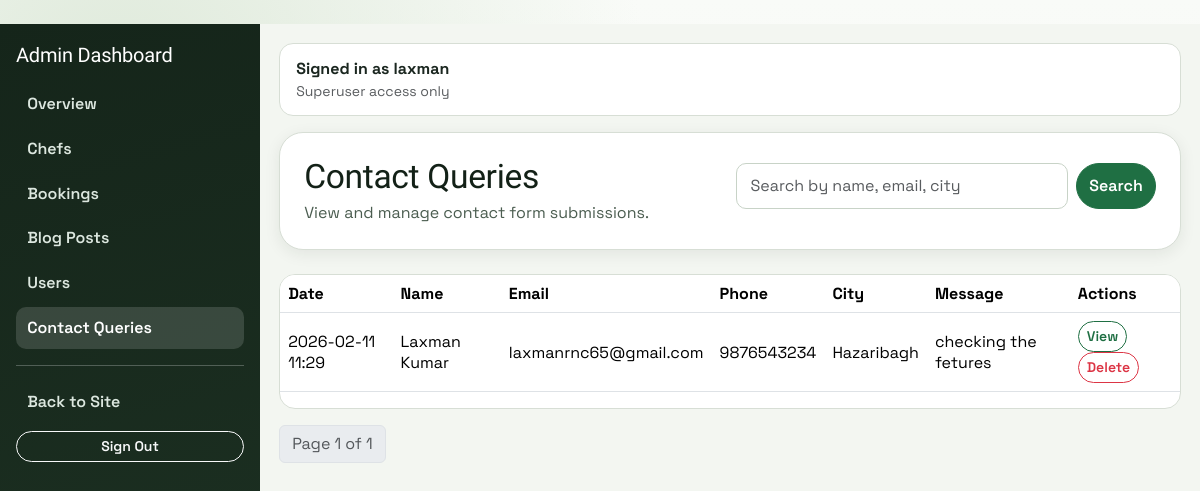
The app's page /myadmin/contact-queries/ (signed in) with its own data.
### booking/models.py (models this page shows, shortened)
class ContactQuery(models.Model):
    name = models.CharField(max_length=120)
    email = models.EmailField()
    phone_number = models.CharField(max_length=20, blank=True)
    address = models.CharField(max_length=255, blank=True)
    city = models.CharField(max_length=100, blank=True)
    message = models.TextField()
    created_at = models.DateTimeField(auto_now_add=True)
    is_deleted = models.BooleanField(default=False, db_index=True)
    class Meta:
        ordering = ["-created_at"]

### custom_admin/views.py (the view, shortened to what this page needs)
# urls.py: path("contact-queries/", views.contact_query_list, name="contact_query_list"),
@admin_required
def contact_query_list(request):
    q = request.GET.get("q", "").strip()
    queries_qs = ContactQuery.objects.filter(is_deleted=False)
    paginator = Paginator(queries_qs, 20)
    queries = paginator.get_page(request.GET.get("page"))
    return render(
        request,
        "custom_admin/contact_query_list.html",
        {"queries": queries, "q": q},
    )

### booking/context_processors.py (called while the page is built)
def chef_context(request):
    chef = None
    profile = None
    is_admin_user = False
    if request.user.is_authenticated:
        chef = Chef.objects.filter(user=request.user).first()
        profile = getattr(request.user, "profile", None)
        is_admin_user = request.user.is_superuser
    return {"chef": chef, "user_profile": profile, "is_admin_user": is_admin_user}

### custom_admin/views.py (called while the page is built)
def admin_required(view_func):
    @wraps(view_func)
    def wrapper(request, *args, **kwargs):
        if not request.user.is_authenticated:
            login_url = reverse("custom_admin:login")
            return redirect(f"{login_url}?next={request.path}")
        if not request.user.is_superuser:
            return HttpResponseForbidden("You do not have permission to access this module.")
        return view_func(request, *args, **kwargs)
    return wrapper

### custom_admin/templates/custom_admin/contact_query_list.html (shortened to what this page needs)
﻿{% extends "custom_admin/base.html" %}
{% block content %}
<section class="page-card p-4 mb-4 d-flex flex-wrap justify-content-between align-items-end gap-3">
  <div>
    <h2 class="section-title mb-1">Contact Queries</h2>
    <p class="section-subtitle mb-0">View and manage contact form submissions.</p>
  </div>
  <form method="get" class="d-flex gap-2" style="max-width:420px; width:100%;">
    <input name="q" value="{{ q }}" class="form-control" placeholder="Search by name, email, city" />
    <button class="btn btn-primary">Search</button>
  </form>
</section>
<div class="data-table-wrap">
  <table class="table table-hover align-middle">
    <thead>
      <tr>
        <th>Date</th>
        <th>Name</th>
        <th>Email</th>
        <th>Phone</th>
        <th>City</th>
        <th>Message</th>
        <th>Actions</th>
      </tr>
    </thead>
    <tbody>
      {% for item in queries %}
      <tr>
        <td>{{ item.created_at|date:"Y-m-d H:i" }}</td>
        <td>{{ item.name }}</td>
        <td>{{ item.email }}</td>
        <td>{{ item.phone_number|default:"-" }}</td>
        <td>{{ item.city|default:"-" }}</td>
        <td>{{ item.message|truncatechars:70 }}</td>
        <td>
          <a href="{% url 'custom_admin:contact_query_view' item.pk %}" class="btn btn-sm btn-outline-primary">View</a>
          <button
            class="btn btn-sm btn-outline-danger"
            data-bs-toggle="modal"
            data-bs-target="#confirmDeleteModal"
            data-action="{% url 'custom_admin:contact_query_delete' item.pk %}"
            data-name="query from {{ item.name }}"
          >
            Delete
          </button>
        </td>
      </tr>
      {% empty %}
      <tr><td colspan="7">No contact queries found.</td></tr>
      {% endfor %}
    </tbody>
  </table>
</div>
{% include "custom_admin/partials/pagination.html" with page_obj=queries q=q %}
{% endblock %}

### custom_admin/templates/custom_admin/base.html (shortened to what this page needs)
{% load static %}
<!DOCTYPE html>
<html lang="en">
<head>
  <link href="https://cdn.jsdelivr.net/npm/bootstrap@5.3.3/dist/css/bootstrap.min.css" rel="stylesheet" />
  <link href="{% static 'css/site.css' %}" rel="stylesheet" />
</head>
<body>
  <div class="admin-shell">
    <aside class="admin-sidebar">
      <h1 class="h5 text-white mb-3">Admin Dashboard</h1>
      <a href="{% url 'custom_admin:dashboard' %}" class="{% if request.resolver_match.url_name == 'dashboard' %}active{% endif %}">Overview</a>
      <a href="{% url 'custom_admin:chef_list' %}" class="{% if request.resolver_match.url_name == 'chef_list' or request.resolver_match.url_name == 'chef_add' or request.resolver_match.url_name == 'chef_edit' %}active{% endif %}">Chefs</a>
      <a href="{% url 'custom_admin:booking_list' %}" class="{% if request.resolver_match.url_name == 'booking_list' or request.resolver_match.url_name == 'booking_view' %}active{% endif %}">Bookings</a>
      <a href="{% url 'custom_admin:blog_list' %}" class="">Blog Posts</a>
      <a href="{% url 'custom_admin:user_list' %}" class="">Users</a>
      <a href="{% url 'custom_admin:contact_query_list' %}" class="{% if request.resolver_match.url_name == 'contact_query_list' or request.resolver_match.url_name == 'contact_query_view' %}active{% endif %}">Contact Queries</a>
      <hr class="border-light" />
      <a href="{% url 'home' %}">Back to Site</a>
      <form action="{% url 'custom_admin:logout' %}" method="post" class="mt-2">
        <button type="submit" class="btn btn-outline-light btn-sm w-100">Sign Out</button>
      </form>
    </aside>
    <main class="admin-main">
      <div class="admin-topbar d-flex justify-content-between align-items-center">
        <div>
          <strong>Signed in as {{ request.user.username }}</strong>
          <div class="text-muted small">Superuser access only</div>
        </div>
      </div>
      {% block content %}{% endblock %}
    </main>
  </div>
</body>
</html>

### static/css/site.css (style rules this page uses)
:root { --bg: #f5f7f3; --surface: #ffffff; --surface-muted: #eef2ea; --text: #1b2720; --text-muted: #4b5d50; --primary: #1f6f43; --primary-strong: #165233; --accent: #b87a2a; --border: #d7ded5; --danger: #a53838; --radius-sm: 10px; --radius-md: 16px; --radius-lg: 24px; --shadow-sm: 0 4px 16px rgba(22, 38, 28, 0.08); --shadow-md: 0 12px 36px rgba(22, 38, 28, 0.13); }
* { box-sizing: border-box; }
html, body { margin: 0; padding: 0; }
body { font-family: "Space Grotesk", "Segoe UI", sans-serif; color: var(--text); background: radial-gradient(circle at 10% 10%, #dfeadb 0%, rgba(223, 234, 219, 0) 40%), linear-gradient(180deg, #f9fbf8 0%, #eef3ec 100%); min-height: 100vh; }
h1, h2, h3, h4, h5, h6 { font-family: "Sora", "Segoe UI", sans-serif; letter-spacing: -0.01em; margin-top: 0; color: #132117; }
a { color: var(--primary); }
.page-card { background: var(--surface); border: 1px solid var(--border); border-radius: var(--radius-lg); box-shadow: var(--shadow-sm); }
.section-title { font-size: clamp(1.45rem, 3vw, 2.1rem); margin-bottom: 0.5rem; }
.section-subtitle { color: var(--text-muted); margin-bottom: 1.5rem; }
.form-control, .form-select { border-radius: var(--radius-sm); border-color: #c8d3c7; padding: 0.62rem 0.85rem; }
.btn { border-radius: 999px; font-weight: 600; }
.btn-primary { border-color: var(--primary); background: var(--primary); }
.btn-outline-primary { color: var(--primary); border-color: var(--primary); }
.data-table-wrap { overflow: auto; border: 1px solid var(--border); border-radius: var(--radius-md); background: var(--surface); }
table { margin: 0; }
thead th { background: #edf3ec; color: #1d2f24; border-bottom-width: 1px; }

### custom_admin/templates/custom_admin/base.html (style rules this page uses)
.admin-shell { min-height: 100vh; display: grid; grid-template-columns: 260px 1fr; }
.admin-sidebar { background: linear-gradient(165deg, #15251a, #1e3324); color: #dce7df; padding: 1.2rem 1rem; }
.admin-sidebar a { color: #dce7df; text-decoration: none; display: block; padding: .55rem .7rem; border-radius: 10px; margin-bottom: .2rem; font-weight: 600; }
.admin-sidebar a:hover, .admin-sidebar a.active { background: rgba(255,255,255,.14); color: #fff; }
.admin-main { padding: 1.2rem; background: #f3f6f1; }
.admin-topbar { background: #fff; border: 1px solid #d7ded5; border-radius: 14px; padding: .8rem 1rem; margin-bottom: 1rem; }

### records on screen
ContactQuery: created_at "2026-02-11 11:29", name "Laxman Kumar", email "laxmanrnc65@gmail.com", phone_number "9876543234", city "Hazaribagh", message "checking the fetures"

### other values on screen
{{ request.user.username }} "laxman"
{{ page_obj.number }} "1"
{{ page_obj.paginator.num_pages }} "1"
